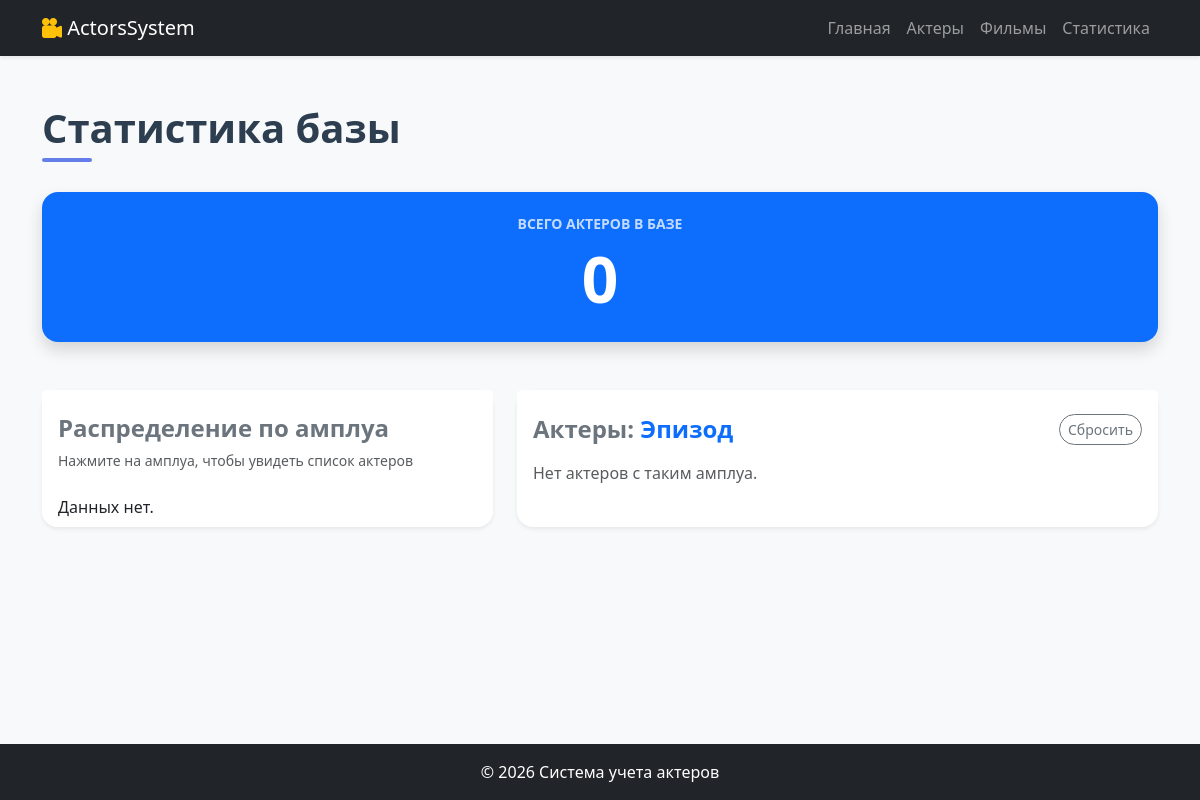
The page /actors/statistics/?role=Эпизод on the database as committed earlier.
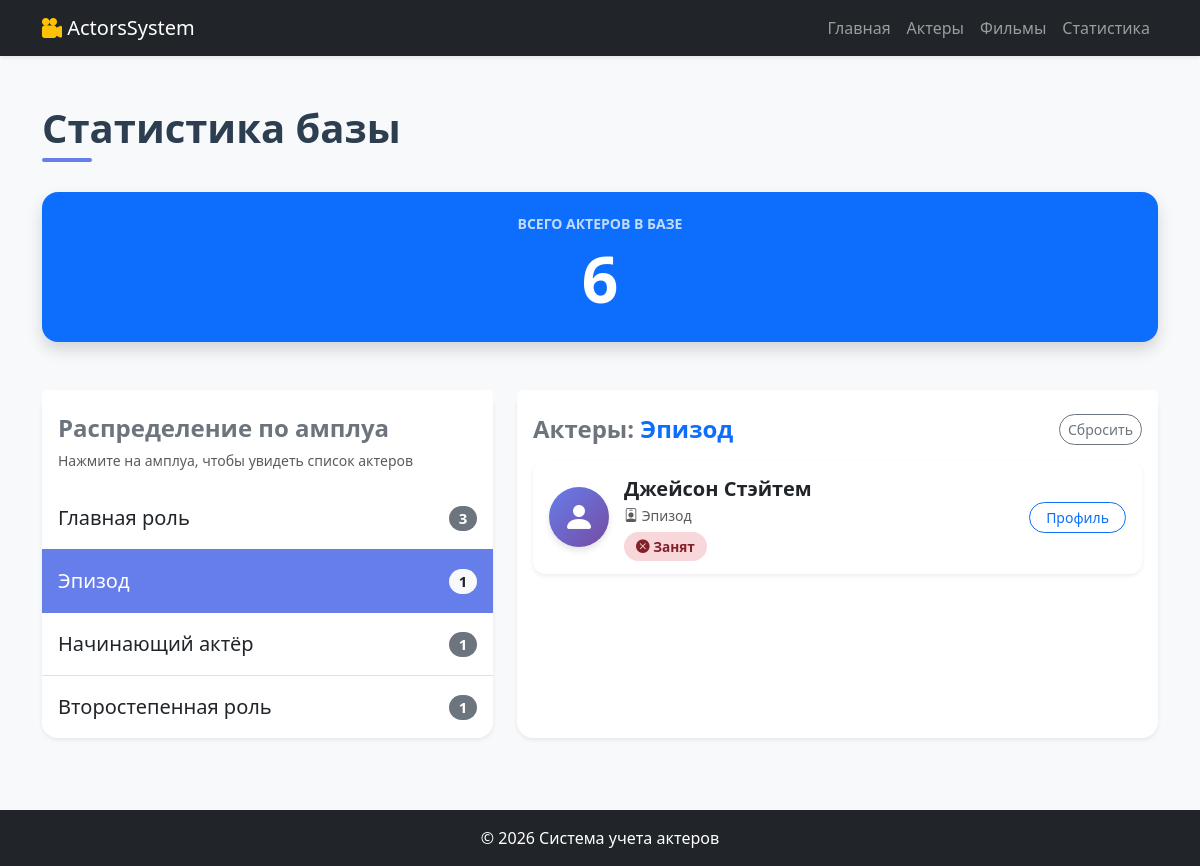
The same page on the database as committed later.
### actors/models.py (models this page shows, shortened)
class Actor(models.Model):
    full_name = models.CharField(
        max_length=200,
        verbose_name="ФИО"
    )
    age = models.PositiveIntegerField(
        verbose_name="Возраст"
    )
    role_type = models.CharField(
        max_length=100,
        verbose_name="Амплуа"
    )
    is_active = models.BooleanField(
        default=True,
        verbose_name="Свободен"
    )
    class Meta:
        verbose_name = "Актер"
        verbose_name_plural = "Актеры"
        ordering = ["full_name"]

### actors/views.py (the view)
# urls.py: path("statistics/", views.statistics, name="statistics"),
def statistics(request):
    avg_age_data = Actor.objects.aggregate(avg_age=Avg("age"))
    avg_age = round(avg_age_data["avg_age"], 1) if avg_age_data["avg_age"] else 0
    stats = (
        Actor.objects
        .values("role_type")
        .annotate(count=Count("id"))
        .order_by("-count")
    )
    total = Actor.objects.count()
    selected_role = request.GET.get("role")
    role_actors = []
    if selected_role:
        role_actors = Actor.objects.filter(role_type=selected_role)
    context = {
        "stats": stats,
        "total": total,
        "avg_age": avg_age,
        "selected_role": selected_role,
        "role_actors": role_actors
    }
    return render(request, "actors/statistics.html", context)

### actors/templates/actors/statistics.html (shortened to what this page needs)
{% extends "base.html" %}
{% block content %}
    <h1 class="page-title">Статистика базы</h1>
    <div class="row mb-5">
        <div class="col-md-12">
            <div class="card bg-primary text-white shadow border-0 rounded-4 text-center p-4">
                <h5 class="text-uppercase small fw-bold opacity-75">Всего актеров в базе</h5>
                <h1 class="display-3 fw-bold mb-0">{{ total }}</h1>
            </div>
        </div>
    </div>
    <div class="row">
        <div class="col-md-5 mb-4">
            <div class="card shadow-sm border-0 rounded-4 h-100">
                <div class="card-header bg-white border-0 pt-4 pb-0">
                    <h4 class="fw-bold text-secondary">Распределение по амплуа</h4>
                    <p class="text-muted small">Нажмите на амплуа, чтобы увидеть список актеров</p>
                </div>
                <div class="card-body p-0">
                    <div class="list-group list-group-flush rounded-bottom-4">
                        {% for item in stats %}
                            <a href="?role={{ item.role_type }}"
                               class="list-group-item list-group-item-action d-flex justify-content-between align-items-center fs-5 py-3
                                      {% if selected_role == item.role_type %}active{% endif %}">
                                {{ item.role_type }}
                                <span class="badge {% if selected_role == item.role_type %}bg-light text-dark{% else %}bg-secondary{% endif %} rounded-pill">
                                    {{ item.count }}
                                </span>
                            </a>
                        {% empty %}
                            <div class="list-group-item">Данных нет.</div>
                        {% endfor %}
                    </div>
                </div>
            </div>
        </div>
        <div class="col-md-7 mb-4">
            {% if selected_role %}
                <div class="card shadow-sm border-0 rounded-4 h-100">
                    <div class="card-header bg-white border-0 pt-4 pb-0 d-flex justify-content-between align-items-center">
                        <h4 class="fw-bold text-secondary mb-0">Актеры: <span class="text-primary">{{ selected_role }}</span></h4>
                        <a href="{% url 'actors:statistics' %}" class="btn btn-sm btn-outline-secondary rounded-pill">Сбросить</a>
                    </div>
                    <div class="card-body">
                        <div class="row">
                            {% for actor in role_actors %}
                                <div class="col-12 mb-3">
                                    {% include "actors/includes/actor_card.html" %}
                                </div>
                            {% empty %}
                                <p class="text-muted">Нет актеров с таким амплуа.</p>
                            {% endfor %}
                        </div>
                    </div>
                </div>
            {% endif %}
        </div>
    </div>
{% endblock %}

### actors/templates/actors/includes/actor_card.html
<div class="card actor-card shadow-sm h-100">
    <div class="card-body d-flex align-items-center">
        <div class="actor-avatar">
            <i class="bi bi-person-fill"></i>
        </div>
        <div class="flex-grow-1">
            <h5 class="card-title mb-1 fw-bold">{{ actor.full_name|default:"Без имени" }}</h5>
            <p class="card-text text-muted small mb-2">
                <i class="bi bi-person-badge"></i> {{ actor.role_type }}
            </p>
            {% if actor.is_active %}
                <span class="status-active"><i class="bi bi-check-circle-fill"></i> Свободен</span>
            {% else %}
                <span class="status-inactive"><i class="bi bi-x-circle-fill"></i> Занят</span>
            {% endif %}
        </div>
        <div>
            <a href="{% url 'actors:detail' actor.id %}" class="btn btn-outline-primary btn-sm rounded-pill px-3">
                Профиль
            </a>
        </div>
    </div>
</div>

Rows that differ between the two databases and show on the page:
added Actor: role_type "Эпизод", full_name "Джейсон Стэйтем", is_active False (drawn)
Other text that changed with them:
{{ total }}: "0" → "6"
{{ selected_role }}: "Эпизод" → (not shown)
new list line: "Главная роль 3"
new list line: "Эпизод 1"
new list line: "Начинающий актёр 1"
new list line: "Второстепенная роль 1"
text no longer shown: "Данных нет. Нет актеров с таким амплуа."
